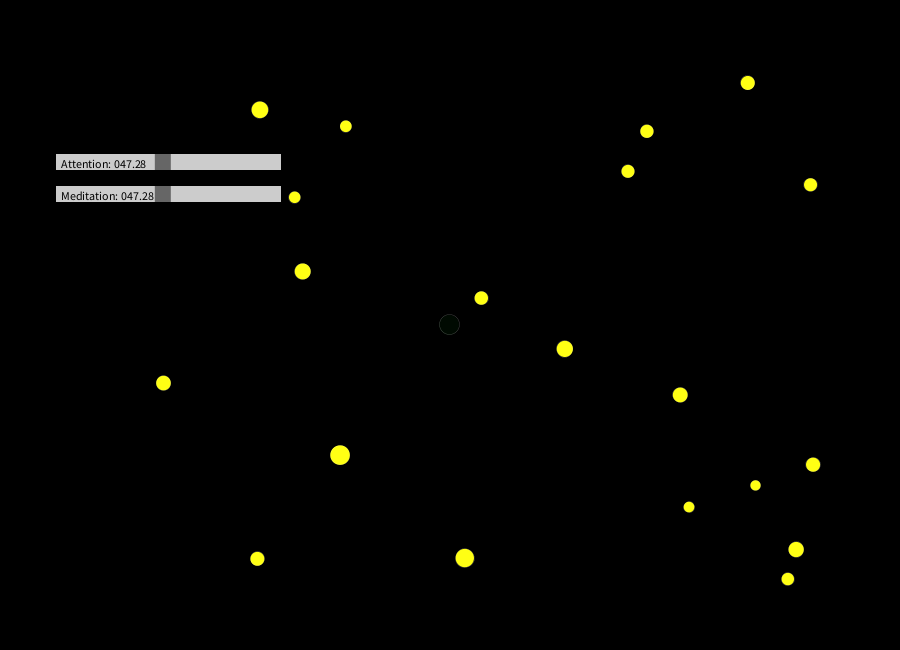
Frame 1 (no input)
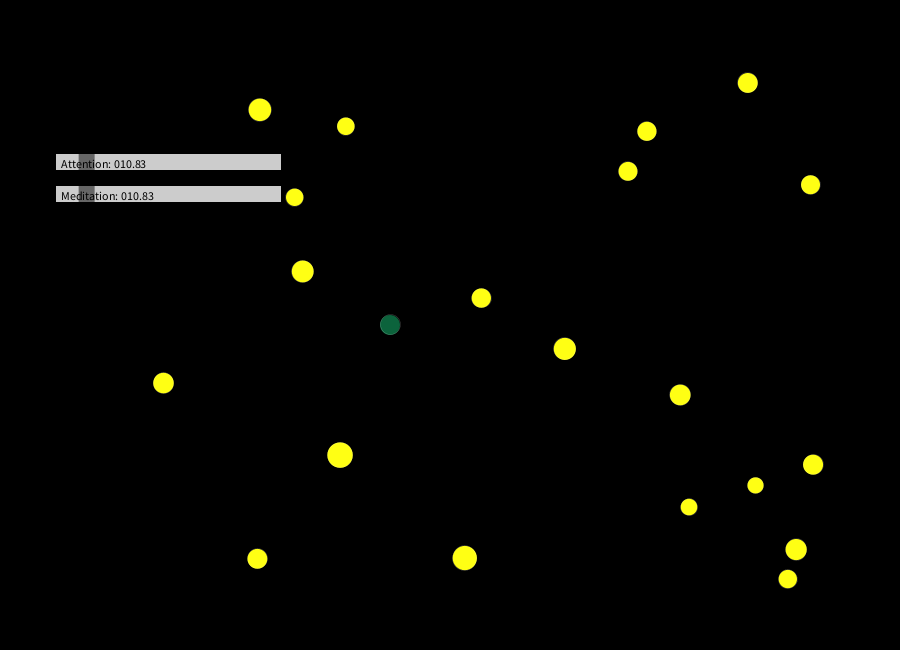
Frame 60 (the mouse pressed at the canvas centre just before this capture)
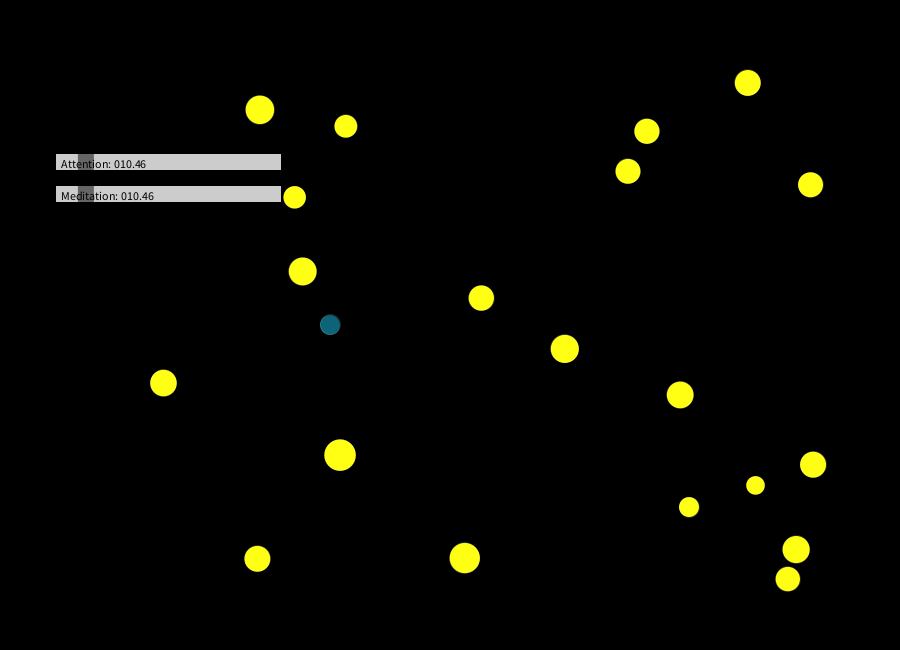
Frame 120 (the mouse held since frame 60 and released just before this capture)

The Processing sketch that drew these frames (run headless with seeded random() and noise(); from frame 60 on, the mouse is pressed at the canvas centre):

// Processing sketch: eater
// ── eater.pde
int NC = 20;

Coin[] coins = new Coin[NC];

void setup() {
  size(900, 650);
  
  hsAtt = new HScrollbar(width/16, height/4, width/4, 16, 16, "Attention", 10);
  hsMed = new HScrollbar(width/16, height/4 + 32, width/4, 16, 16, "Meditation", 10);
  hsState = new HScrollbar(width/16, height/4 + 64, width/4, 16, 16, "", 10);
  
  eater = new Player(0, 0, 0.5, 0.5);
  
  for(int i = 0;i<coins.length;i++){
    coins[i] = new Coin((width/2 - random(width))/1.2, (height/2 - random(height))/1.2, 10 + random(10),0.1);
  }
}

Player eater;

void draw() {
  background(0);
  //image(img, 0, 0, width/2, height/2);
  hsAtt.update();  
  hsAtt.display();
  
  hsMed.update();  
  hsMed.display();
  eater.draw();
  eater.update_choords(hsAtt.value, hsMed.value);
  
  for(int i = 0;i<coins.length;i++){
    coins[i].update();
    coins[i].draw();
  }
  
  for(int i = 0;i<coins.length;i++){
    if (coins[i].if_eaten(eater)){
      coins[i].x = (width/2 - random(width))/1.2;
      coins[i].y = (height/2 - random(height))/1.2;
      eater.rad += 1;
      
      eater.touch();
    }
  }
}

void keyPressed() {
  keyPressedScrolls();
}
// ── coins.pde
class Coin{
  float x,y,r=10;
  
  float ds = 0.1;
  boolean b = true;
  float balance = 100;
  
  float rm, rM;
  Coin(float x, float y, float r, float ds){
    this.x  =  x;
    this.y  =  y;
    this.r  =  r;
    this.rm =  r/1/3;
    this.rM =  r*2;
    this.ds =  ds;    
  }
  
  void draw(){
    pushMatrix();
    translate(width/2,height/2);
    
    translate(x,y);
    fill(color(255,255,20));   
    ellipseMode(CENTER);
    ellipse(0,0,r,r);
    popMatrix();
  }
  
  void update(){
    if (r>=rM)
      ds = -ds;
    
    if (r<=rm)
      ds = -ds;
    
    r += ds;
  }
  
  boolean if_eaten(Player p){
    float dx = x - p.x;
    float dy = y - p.y;
    if ((sq(dx) + sq(dy)) <= (sq(r/2 + p.rad/2)))
      return true;
    return false;
  }
  
}
// ── hscrollbars.pde
// source for scroll
// https://processing.org/examples/scrollbar.html

HScrollbar hsAtt, hsMed, hsState;  // Two scrollbars

class HScrollbar {
  int swidth, sheight;    // width and height of bar
  float xpos, ypos;       // x and y position of bar
  float spos, newspos;    // x position of slider
  float sposMin, sposMax; // max and min values of slider
  int loose;              // how loose/heavy
  boolean over;           // is the mouse over the slider?
  boolean locked;
  float ratio;
  String title;
  float value, rvalue;  

  HScrollbar (float xp, float yp, int sw, int sh, int l, String title, float defvalue) {
    this.title = title;
    swidth = sw;
    sheight = sh;
    int widthtoheight = sw - sh;
    ratio = (float)sw / (float)widthtoheight;
    xpos = xp;
    ypos = yp-sheight/2;
    spos = xpos + swidth/2 - sheight/2;
    newspos = spos;
    sposMin = xpos;
    sposMax = xpos + swidth - sheight;
    loose = l;
    value2pos(defvalue);
  }

  void update() {
    if (overEvent()) {
      over = true;
    } else {
      over = false;
    }
    if (mousePressed && over) {
      locked = true;
    }
    if (!mousePressed) {
      locked = false;
    }
    if (locked) {
      newspos = constrain(mouseX-sheight/2, sposMin, sposMax);
    }
    if (abs(newspos - spos) > 1) {
      spos = spos + (newspos-spos)/loose;
    }
    
    rvalue  = map(newspos, sposMin, sposMax, 0.0, 100.0);
    value   = map(spos, sposMin, sposMax, 0.0, 100.0);
  }

  float constrain(float val, float minv, float maxv) {
    return min(max(val, minv), maxv);
  }

  boolean overEvent() {
    if (mouseX > xpos && mouseX < xpos+swidth &&
       mouseY > ypos && mouseY < ypos+sheight) {
      return true;
    } else {
      return false;
    }
  }

  void display() {
    noStroke();
    fill(204);
        
    
    rect(xpos, ypos, swidth, sheight);
    if (over || locked) {
      fill(0, 0, 0);
    } else {
      fill(102, 102, 102);
    }
    rect(spos, ypos, sheight, sheight);
    
    fill(0);
    text(title + ": " + nf(value, 3,2), xpos + 5, ypos + sheight -2);
  }

  float getPos() {
    // Convert spos to be values between
    // 0 and the total width of the scrollbar
    return spos * ratio;
  }

  float value2pos(float val){
    if (val > 100)
      val = 100;
    else if (val < 0)
      val = 0;
    rvalue = val;
    newspos = map(rvalue, 0.0, 100.0, sposMin, sposMax);    
    return rvalue;
  }

  float dvalue2pos(float val){
    return value2pos(rvalue + val);
  }
}


void keyPressedScrolls() {  
  if (key == CODED) {
    if (keyCode == UP) {
      hsAtt.dvalue2pos(+ 10);
    }
    else if (keyCode == DOWN) {
      hsAtt.dvalue2pos(- 10);
    }
    else if (keyCode == RIGHT) {
      hsMed.dvalue2pos(+ 10);
    }
    else if (keyCode == LEFT) {
      hsMed.dvalue2pos(- 10);
    }
  } 
}
// ── player.pde
class Player{
  float x,y;
  
  float vx,vy,ax=0,ay=0;
  float ang_dir = PI;
  float rad = 20;
  
  float att=0, med=0;
  Player(float x, float y, float vx, float vy){
    this.x = x;
    this.y = y;
    this.vx = vx;
    this.vy = vy;
    
  }
  
  void draw(){
    pushMatrix();
    translate(width/2,height/2);
    
    float dx = vx * cos(ang_dir) + vy * cos(ang_dir);
    float dy = vx * sin(ang_dir) + vy * sin(ang_dir);
    x += dx;
    y += dy;
    translate(x,y);
    //rotate(ang_dir);
    //translate(vx,vy);
    fill(set_color());
    ellipseMode(CENTER);
    to_activate();
    print(dws);
    strokeWeight(dws);
    stroke(255);
    ellipse(0,0,rad,rad);
    popMatrix();
  }
  
  void update_choords(float att, float med){
      this.att = att;
      this.med = med;
      ang_dir +=  (att - med)/2000;
      
      if (abs(x)>width/2)
        x = -x;
      if (abs(y)>height/2)
        y = -y;
                 
      
  }
  
  float r=0, g=0, b=0, dc = 0.1, db = 1;
  color set_color(){
    if (att>med){
      r = lerp(r,100 + map((att-med),0,100,0,150),dc);
      g = lerp(g,map((med),0,100,0,150),dc/10);
    }
    else {
      g = lerp(g,100 + map((med-att),0,100,0,150),dc);
      r = lerp(r,map(att,0,100,0,150),dc/10);
    }
    if (b >= 255)
      db = -abs(db);
    if (b<=0)
      db = abs(db);
    b += db;
    
    return color(r,g,b);
  }
  
  float ws, min_ws=1, max_ws=3, dws=0.1;
  void to_activate(){
    ws += dws;
    
    if (ws >= max_ws)
        dws = -(abs(dws));
       
    if (ws < min_ws){
        dws = 0;
        ws = 1;
    }
    
  }
  
  void touch(){
    dws = 0.1;
    //ws += dws;
  }
}
